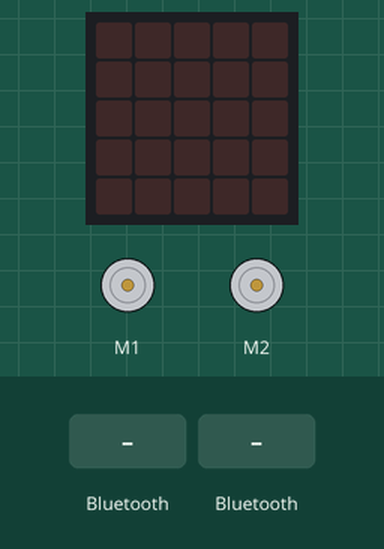
Bench run of a program on a simulated BBC micro:bit (MakeCode). On the bench: 2 × DC motor (green arrow = forward, orange = backward, longer = faster), the board's 5×5 LED display. The test bench sets the inputs (shaded band).

Above: at 1.2 s.
1.3 s: a phone connects over Bluetooth
At 2.2 s:
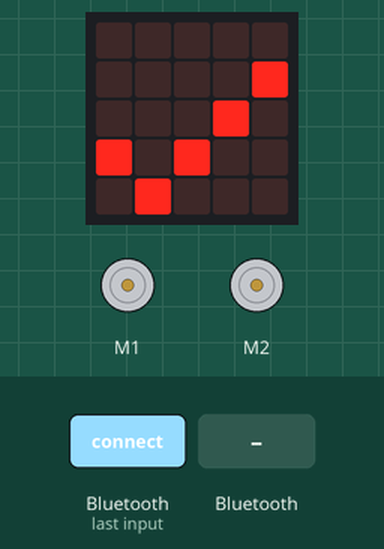
2.8 s: "1" arrives over Bluetooth UART
At 3.3 s:
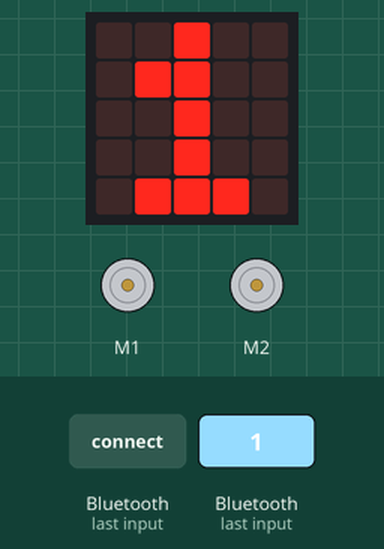
4.3 s: "A" arrives over Bluetooth UART
At 5.7 s:
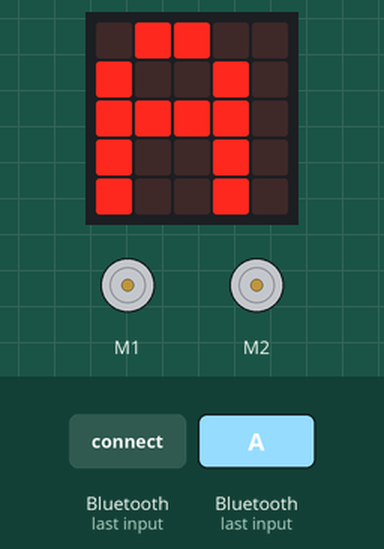
Timing chart, 0 to 7.3 s (numbered marks = the images above; inputs shaded):
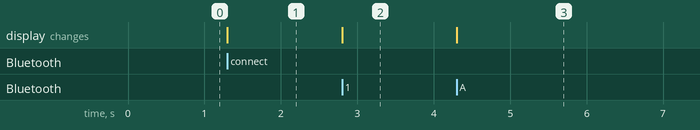

The program:

main.ts
```typescript
bluetooth.onBluetoothConnected(function () {
    basic.showIcon(IconNames.Yes)
})
bluetooth.onUartDataReceived(serial.delimiters(Delimiters.Hash), function () {
    Data = bluetooth.uartReadUntil(serial.delimiters(Delimiters.Hash))
    basic.showString(Data)
    if (Data == "f") {
        wuKong.setAllMotor(-18, -18)
    }
    if (Data == "b") {
        wuKong.setAllMotor(20, 20)
    }
    if (Data == "r") {
        wuKong.setAllMotor(-10, 10)
    }
    if (Data == "l") {
        wuKong.setAllMotor(10, -10)
    }
    if (Data == "A") {
        wuKong.stopAllMotor()
    }
})
let Data = ""
bluetooth.startUartService()
wuKong.stopAllMotor()
basic.forever(function () {

})
```

test.ts
```typescript
// οι δοκιμές πηγαίνουν εδώ, δεν θα γίνει εκτέλεση όταν αυτό το πακέτο χρησιμοποιηθεί ως επέκταση.
```

Measured:
- after the input at 1.3 s, the display: changes at once (image 1)
- after the input at 2.8 s, the display: changes at once (image 2)
- after the input at 4.3 s, the display: changes at once (image 3)
